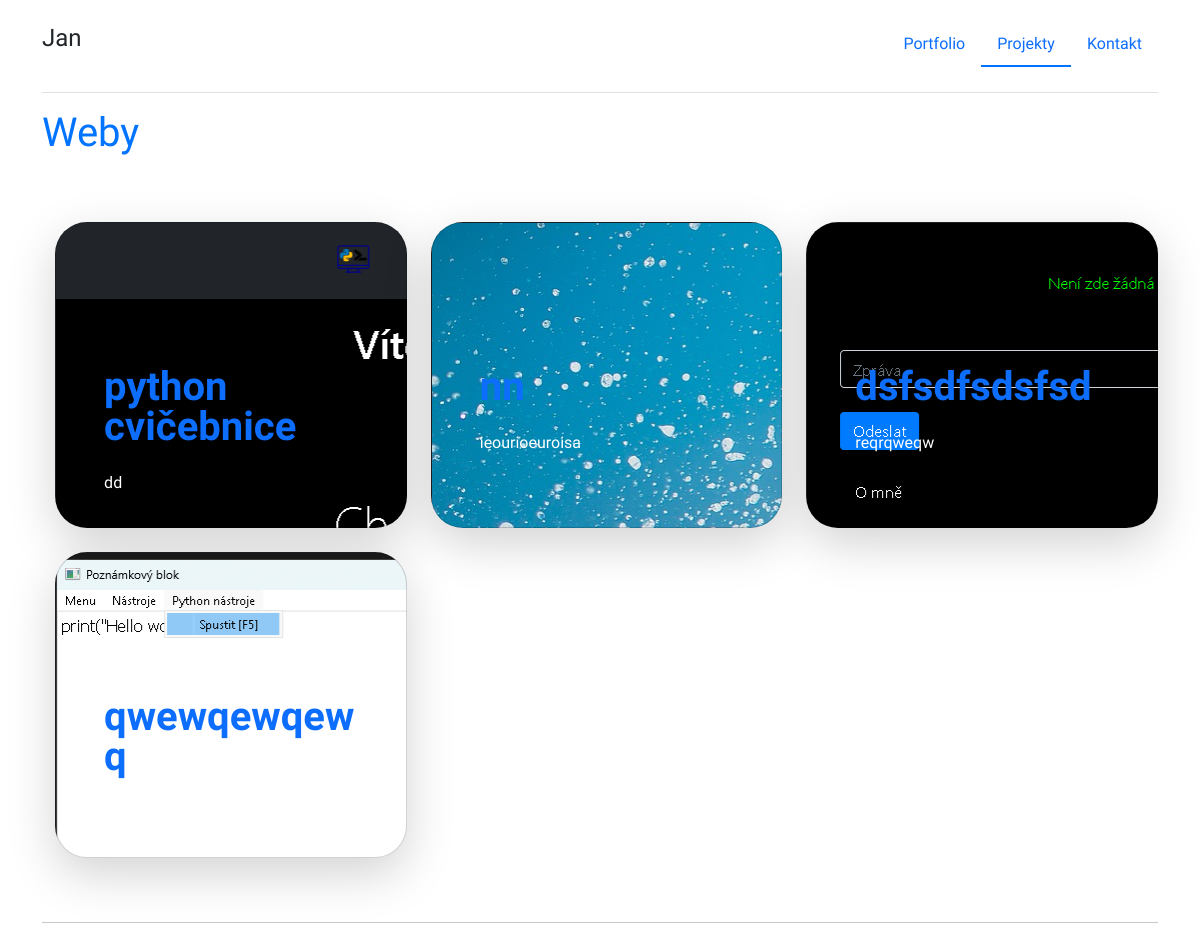
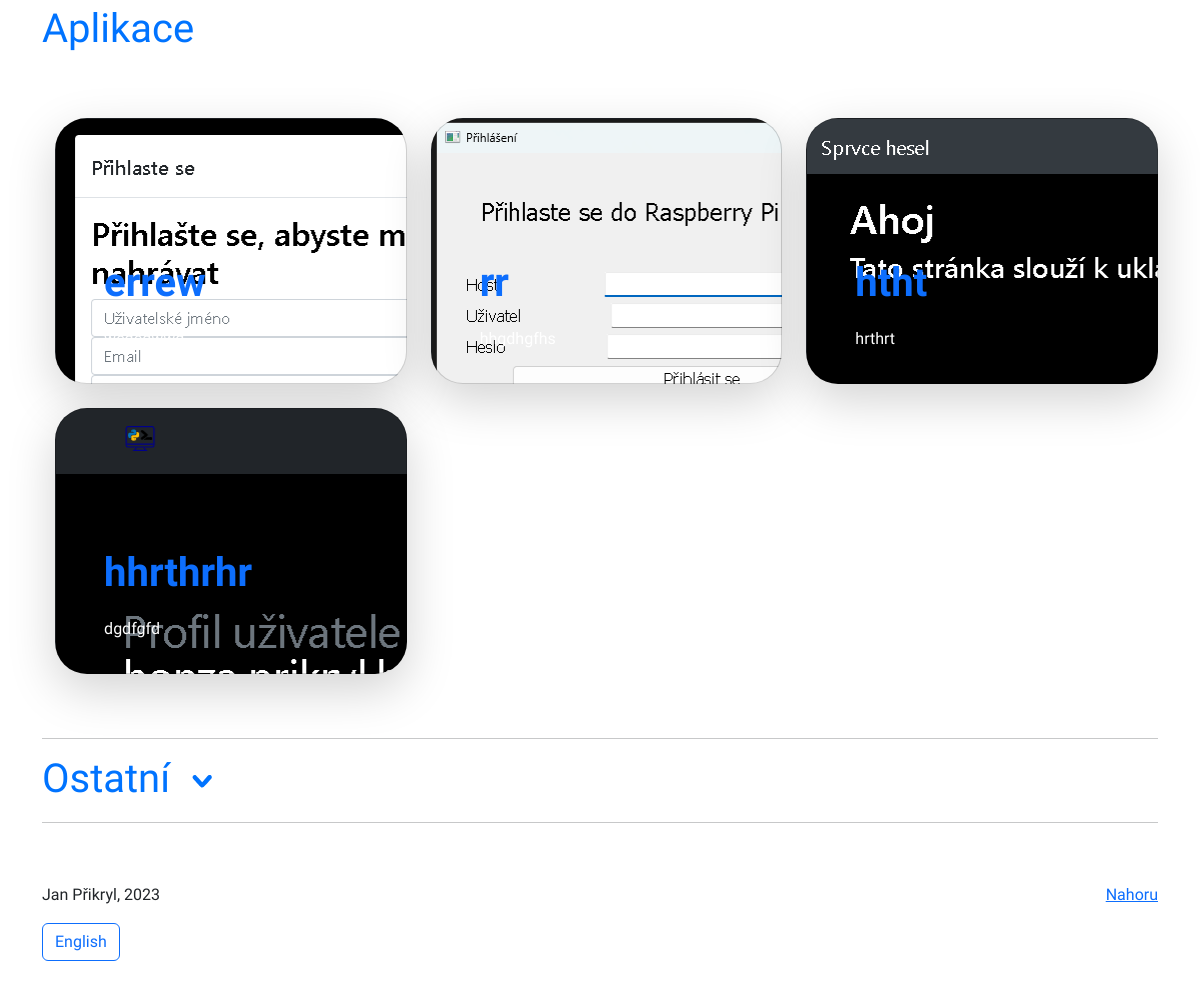
The app's page /cs/projects with its own data (2 pictures, top to bottom).
### main/models.py (models this page shows, shortened)
class Project(models.Model):
    category = models.CharField(max_length=1, choices=categories, default="w")
    name = models.CharField(max_length=20)
    description = models.TextField()
    purpose = models.TextField()
    screenshots = models.ManyToManyField(Screenshot)
    icon = models.ImageField(upload_to="project_icons/")
    repository = models.CharField(max_length=100)
    date_time = models.DateTimeField(auto_now=True)
    name_en = models.CharField(max_length=20, default="")
    description_en = models.TextField(default="")
    purpose_en = models.TextField(default="")

### main/views.py (the view)
def projects(request):
    return render(request, "projects.html", {"webs":Project.objects.filter(category="w").reverse(), "apps":Project.objects.filter(category="a").reverse(), "others":Project.objects.all().exclude(category="w").exclude(category="a").reverse()})

### main/templates/projects.html (shortened to what this page needs)
<!doctype html>
{% load i18n %}
{% get_current_language as LANGUAGE_CODE %}
<html lang="cs">
  <head>
    {% load static %}
    <link href="{% static 'assets/dist/css/bootstrap.min.css' %}" rel="stylesheet">
    <link rel="stylesheet" href="{% static 'style_old.css' %}" type="text/css" />
    <link rel="stylesheet" href="{% static 'hover.css' %}" type="text/css">
</head>
<body>
  <div class="container">
    <header class="d-flex flex-wrap justify-content-center py-4">
     <a href="{% url 'index' %}" class="align-items-center me-md-auto text-dark text-decoration-none" id="header">
        <H4>Jan</H4>
     </a>
      <ul class="nav nav-pills">
        <li class="nav-item"><a href="{% url 'index' %}" class="nav-link">Portfolio</a></li>
        <li class="nav-item" style="border-bottom: 2px solid #0073ff; padding-bottom: 1px;"><a href="{% url 'projects' %}" class="nav-link">{% trans 'projects' %}</a></li>
        <li class="nav-item"><a href="{% url 'contact' %}" class="nav-link">{% trans 'contact' %}</a></li>
      </ul>
    </header>
            <hr style="margin-top: 1px; color: gray;">
  </div>
  <div class="container" id="webs">
    <H1 style="color: #0073ff;">{% trans 'webs' %}</H1>
    <div class="row row-cols-1 row-cols-lg-3 align-items-stretch g-4 py-5" style="margin-top: -15px; margin-left: 0.1%;">
      {% for p in webs %}
         <div class="col">
                  <div class="card card-cover h-100 overflow-hidden text-white bg-dark rounded-5 shadow-lg d-flex flex-column h-100 p-5 pb-3 text-shadow-1" style="background-image: url({{ p.icon.url }}); background-repeat: no-repeat;">
                       <a href="{% url 'project_details' %}?project_id={{ p.id }}" style="text-decoration: none;">
                            <h2 class="pt-5 mt-5 mb-4 display-6 lh-1 fw-bold">{% if LANGUAGE_CODE == 'cs' %}{{ p.name }}{% else %}{{ p.name_en }}{% endif %}</h2>
                            <p style="color: white;">{% if LANGUAGE_CODE == 'cs' %}{{ p.purpose }}{% else %}{{ p.purpose_en }}{% endif %}</p>
                       </a>
                  </div>
              </div>
      {% endfor %}
    </div>
    <hr class="featurette-divider" style="width: 100%;">
    </div>
    <div class="container" id="apps">
        <H1 style="color: #0073ff;">{% trans 'applications' %}</H1>
        <div class="row row-cols-1 row-cols-lg-3 align-items-stretch g-4 py-5" style="margin-top: -15px; margin-left: 0.1%;">
            {% for p in apps %}
              <div class="col">
                  <div class="card card-cover h-100 overflow-hidden text-white bg-dark rounded-5 shadow-lg d-flex flex-column h-100 p-5 pb-3 text-shadow-1" style="background-image: url({{ p.icon.url }}); background-repeat: no-repeat;">
                       <a href="{% url 'project_details' %}?project_id={{ p.id }}" style="text-decoration: none;">
                            <h2 class="pt-5 mt-5 mb-4 display-6 lh-1 fw-bold">{% if LANGUAGE_CODE == 'cs' %}{{ p.name }}{% else %}{{ p.name_en }}{% endif %}</h2>
                            <p style="color: white;">{% if LANGUAGE_CODE == 'cs' %}{{ p.purpose }}{% else %}{{ p.purpose_en }}{% endif %}</p>
                       </a>
                  </div>
              </div>
            {% endfor %}
        </div>
        <hr class="featurette-divider" style="width: 100%;">
    </div>
     <div class="container" id="others">
       <H1 style="color: #0073ff;">{% trans 'others' %} <img id="other_arrow" class="arrow" src="media/icon/expand-arrow-icon.svg" onclick="if (!$('#other_content').is(':hidden')){$('#other_content').hide('slow');$('#other_arrow').removeClass('rotated');}else{$('#other_content').show('slow');$('#other_arrow').addClass('rotated');}"></H1>
        <hr class="featurette-divider" style="width: 100%;">
    </div>
  <footer class="container" style="margin-top: 60px;">
    <p class="float-end"><a href="#">{% trans 'up' %}</a></p>
    <p>Jan Přikryl, 2023</p>
    {% if LANGUAGE_CODE == 'cs' %}
        <a class="btn btn-outline-primary" href="/en{{ request.get_full_path|slice:'3:' }}" role="button">{% trans "English" %}</a>
    {% else %}
        <a class="btn btn-outline-primary" href="/cs{{ request.get_full_path|slice:'3:' }}" role="button">{% trans "Czech" %}</a>
    {% endif %}
  </footer>
</body>
</html>

### main/static/style_old.css (style rules this page uses)
body { font-family: Ubuntu; }
@media (prefers-color-scheme: light) { body { padding-bottom: 3rem; } }

### main/static/hover.css (style rules this page uses)
img { width: 50px; }

### records on screen
Project: icon (picture), name "python cvičebnice", purpose "dd"
Project: icon (picture), name "nn", purpose "ieourioeuroisa"
Project: icon (picture), name "dsfsdfsdsfsd", purpose "reqrqweqw"
Project: icon (picture), name "qwewqewqewq"
Project: icon (picture), name "errew", purpose "weqeqwwq"
Project: icon (picture), name "rr", purpose "hhgdhgfhs"
Project: icon (picture), name "htht", purpose "hrthrt"
Project: icon (picture), name "hhrthrhr", purpose "dgdfgfd"
